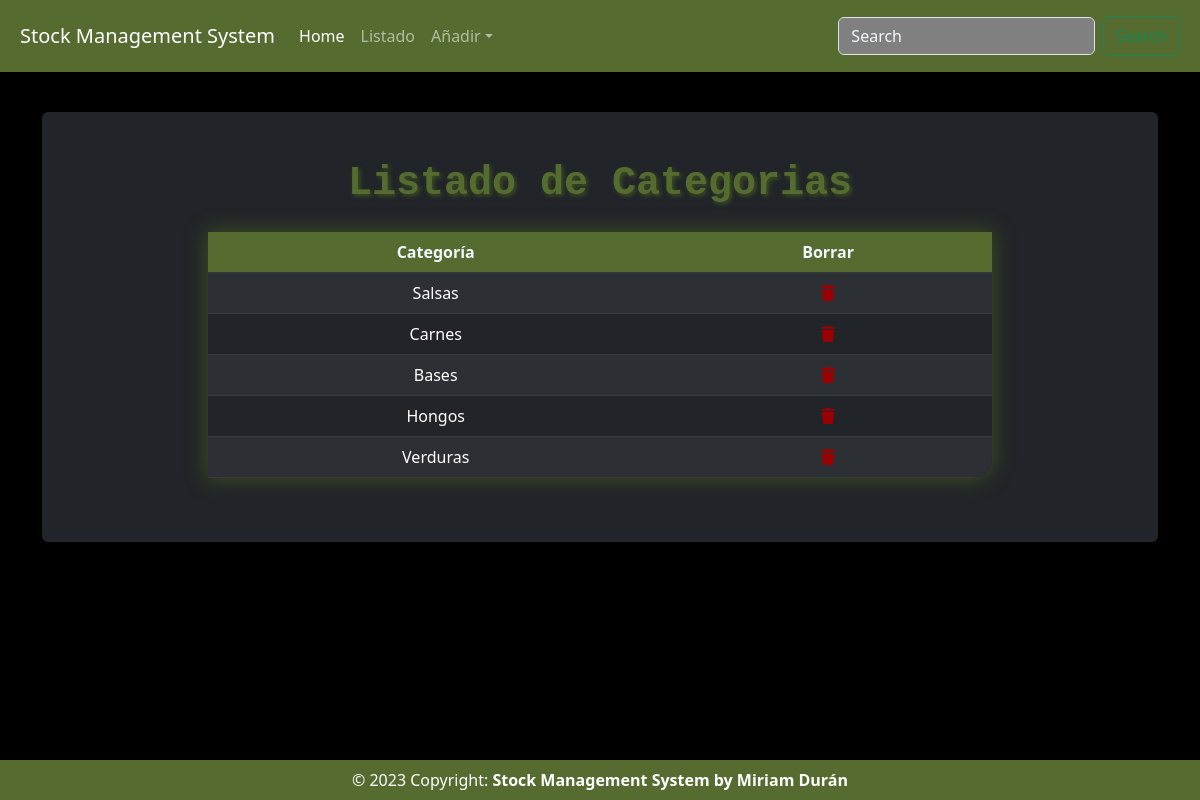
The app's page /list_categories/ with its own data.
### stockManagementApp/models.py (models this page shows, shortened)
class Categoria(models.Model):
    nombre = models.CharField(max_length=50, blank=True, null=True)

### stockManagementApp/views.py (the view)
# urls.py: path('list_categories/', views.list_categories_view, name='list_categories'),
def list_categories_view(request):
    template_name = 'list_categories.html'
    title = 'Listado de Categorias'
    queryset = Categoria.objects.all()
    context = {
        'title': title,
        'queryset' : queryset,
    }
    return render(request, template_name, context)

### templates/list_categories.html
{% extends 'base.html' %}
{% load crispy_forms_tags %}
{% block content %}
<div class="container">
    <div class="row">
        <div class="col-10 mx-auto">
            <table class="table table-dark table-striped">
                <thead>
                    <tr>
                        <th>Categoría</th>
                        <th>Borrar</th>
                    </tr>
                </thead>
                {% for instance in queryset %}
                    <tr>
                        <td><a class="text-reset" href="{% url 'update_categories' instance.id %}">{{ instance.nombre }}</a></td>
                        <td><a href="{% url 'delete_categories' instance.id %}"><i class="fa-solid fa-trash" style="color: #990000;"></i></a></td>
                    </tr>
                {% endfor %}
            </table>
        </div>
    </div>
</div>
{% endblock %}

### stockManagementApp/static/css/stylesheet.css (style rules this page uses)
* { margin: 0; padding: 0; color: aliceblue; }
body { background-color: black !important; }
.table { text-align: center; width: 95% !important; border-bottom-right-radius: 20px; overflow: hidden; margin: auto; box-shadow: 0px 0px 20px 1px rgb(63, 80, 35); }
.table th { background-color: darkolivegreen !important; color: aliceblue !important; }
.text-reset { text-decoration: none; }

### stockManagementApp/static/css/navbar-top-fixed.css (style rules this page uses)
body { padding-top: 7rem; padding-bottom: 4rem; }

### records on screen
Categoria: nombre "Salsas"
Categoria: nombre "Carnes"
Categoria: nombre "Bases"
Categoria: nombre "Hongos"
Categoria: nombre "Verduras"

### other values on screen
{{ title }} "Listado de Categorias"
